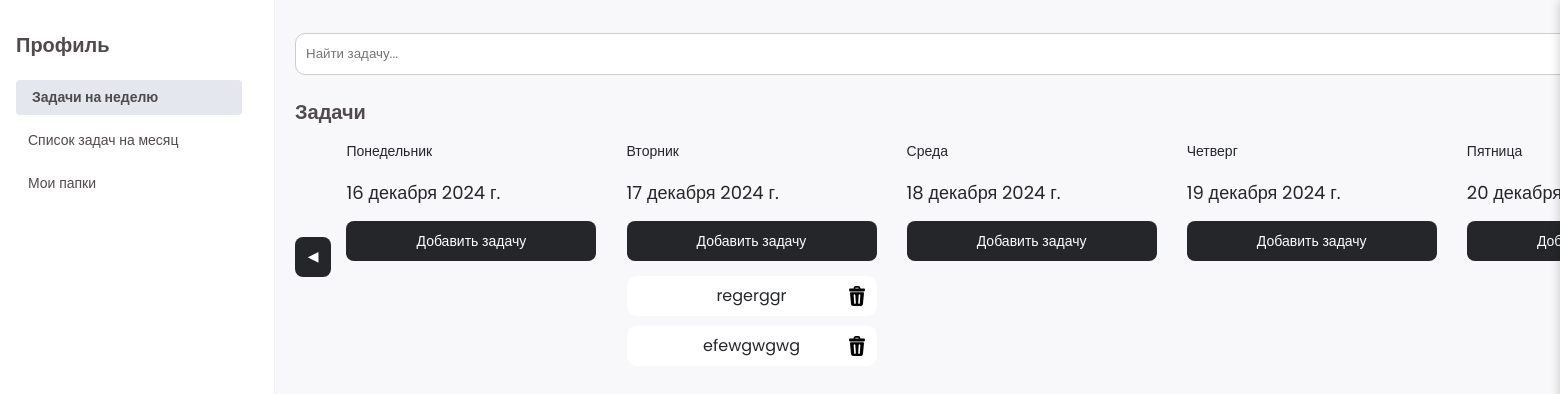
The app's page /, older data.
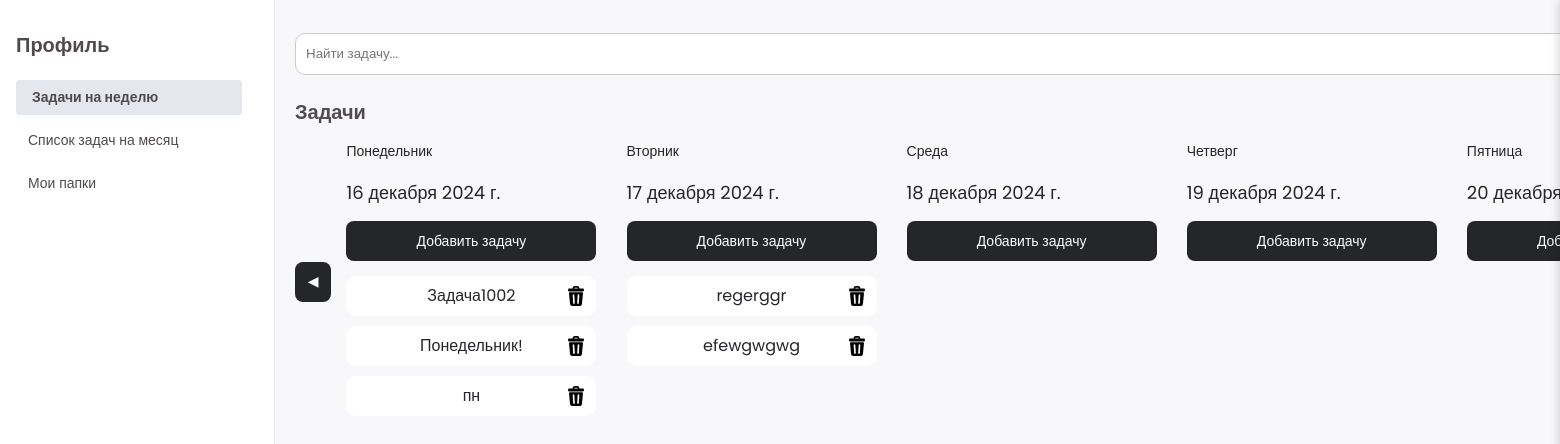
The same page, newer data.
### tasks/models.py (models this page shows, shortened)
class Tasks(models.Model):
    user = models.ForeignKey(User, on_delete=models.CASCADE)
    title = models.CharField(max_length=150)
    full_text = models.TextField(max_length=250)
    data_create = models.DateTimeField()
    data_add = models.DateField(default=date.today(), blank=True)
    data_complete = models.DateTimeField(null=True, blank=True)
    deadline = models.DateField()
    folder = models.ForeignKey(Folders, on_delete=models.SET_NULL, null=True, blank=True)
    priority = models.IntegerField(default=2)
    is_completed = models.BooleanField(default=False)
    subtask_one = models.CharField(max_length=100, null=True, blank=True)
    subtask_two = models.CharField(max_length=100, null=True, blank=True)
    subtask_three = models.CharField(max_length=100, null=True, blank=True)
    subtask_four = models.CharField(max_length=100, null=True, blank=True)
    class Meta:
        verbose_name = 'Задача'
        verbose_name_plural = 'Задачи'

### tasks/views.py (the view)
# urls.py: path('', views.index, name = 'home'),
def index(request):
    data_start = timezone.now()
    data_end = data_start + timedelta(days=6)
    days_translation = ['Понедельник', 'Вторник', 'Среда', 'Четверг', 'Пятница', 'Суббота', 'Воскресенье']
    tasks = Tasks.objects.filter(data_add__range=(data_start, data_end))
    date_range = OrderedDict()
    current_date = data_start.date()
    while current_date <= data_end.date():
        date_range[current_date] = {
            'weekday': days_translation[current_date.weekday()],
            'tasks': [],
        }
        current_date += timedelta(days=1)
    for task in tasks:
        task_date = task.data_add
        if task_date in date_range:
            date_range[task_date]['tasks'].append(task)
    return render(request, 'tasks/index.html', {'grouped_tasks': date_range})

### templates/tasks/index.html (shortened to what this page needs)
{% extends 'base/base.html' %}
{% load static %}
{% block styles %}
<link rel="stylesheet" href="{% static 'tasks/css/task-form.css' %}">
<link rel="stylesheet" href="{% static 'tasks/css/week.css' %}">
<link rel="stylesheet" href="{% static 'tasks/css/main.css' %}">
{% endblock %}
{% block content %}
<div class="main-area">
    <div class = "task_area">
        <div class ="search-container">
            <input type="text" placeholder="Найти задачу..." class="search-input" id="search-input">
        </div>
        <div class="week-view">
            <h1>Задачи</h1>
            <div class = "calendar-container">
                <button id="prevDays" onclick="changeDays(-7)" class="btn">&#9664;</button>
                <div class="calendar" id="calendar">
                    {% for date, info in grouped_tasks.items %}
                        <div class="day" id="day1">
                            <p class="day-name">{{info.weekday}}</p>
                            <p class="date">{{ date }}</p>
                            <button class="btn btn-add-task">Добавить задачу</button>
                            <div class="tasks-container">
                                {% for task in info.tasks %}
                                   <div class="my_task_area" data-task-id="{{ task.id }}"
                                        data-task-full-text="{{ task.full_text }}"
                                        data-task-deadline="{{ task.deadline|date:'Y-m-d' }}"
                                        data-task-folder="{{ task.folder }}"
                                        data-task-priority="{{ task.priority }}"
                                        data-task-is-completed="{{ task.is_completed }}">
                                       <h2>{{ task.title }}</h2>
                                       <div class="delete-button-container">
                                           <button class="delete-task-button" data-task-id="{{ task.id }}">
                                               <img src="{% static 'tasks/img/delete.svg' %}" alt="Удалить" class="delete-icon">
                                           </button>
                                       </div>
                                   </div>
                                {% endfor %}
                            </div>
                        </div>
                    {% endfor %}
                </div>
            </div>
        </div>
    </div>
</div>
{% endblock %}

Row changes from the older to the newer data that the page shows:
added Tasks: title "Задача1002", shown under "Понедельник"
added Tasks: title "Понедельник!", shown under "Понедельник"
added Tasks: title "пн", shown under "Понедельник"
